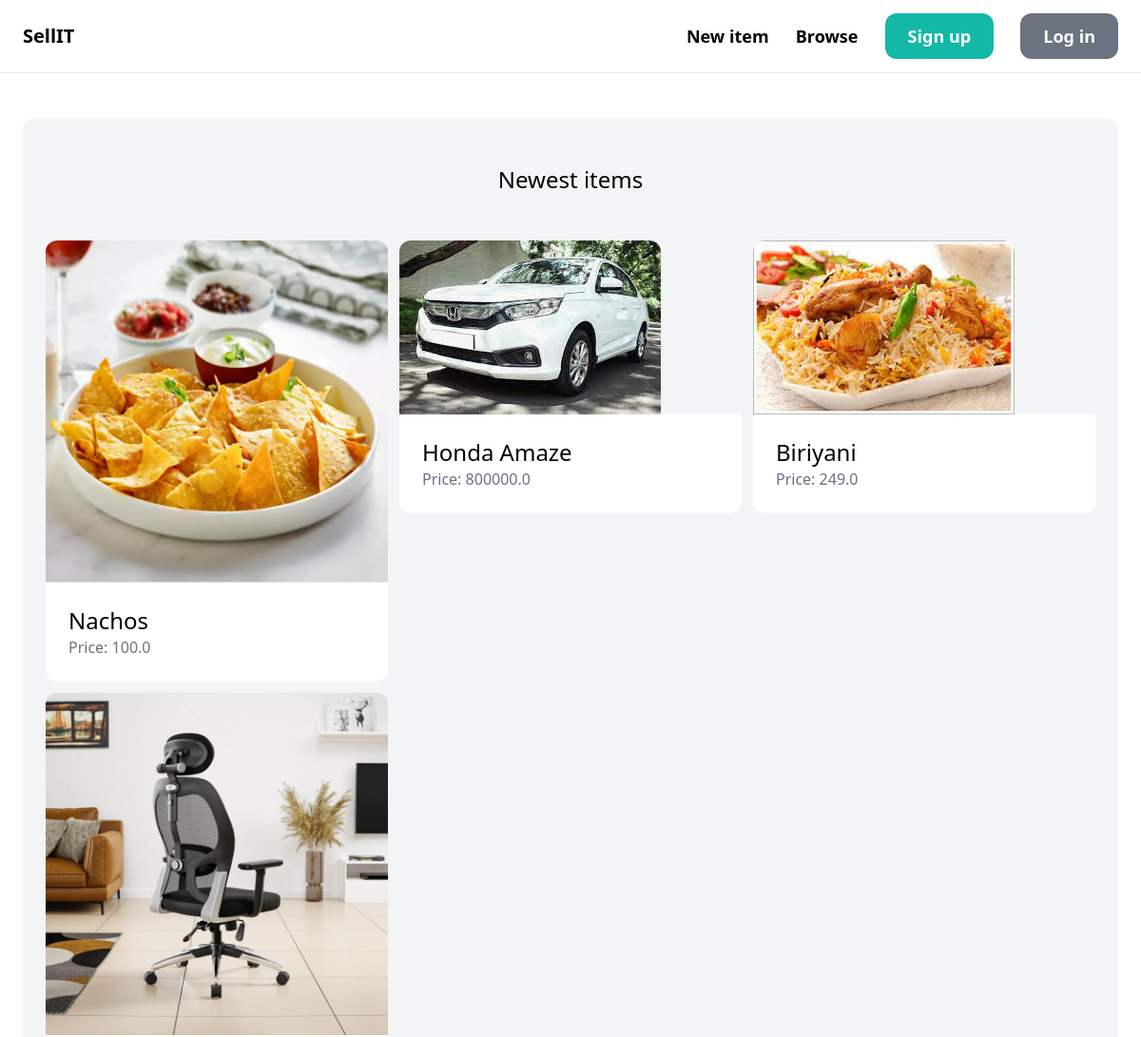
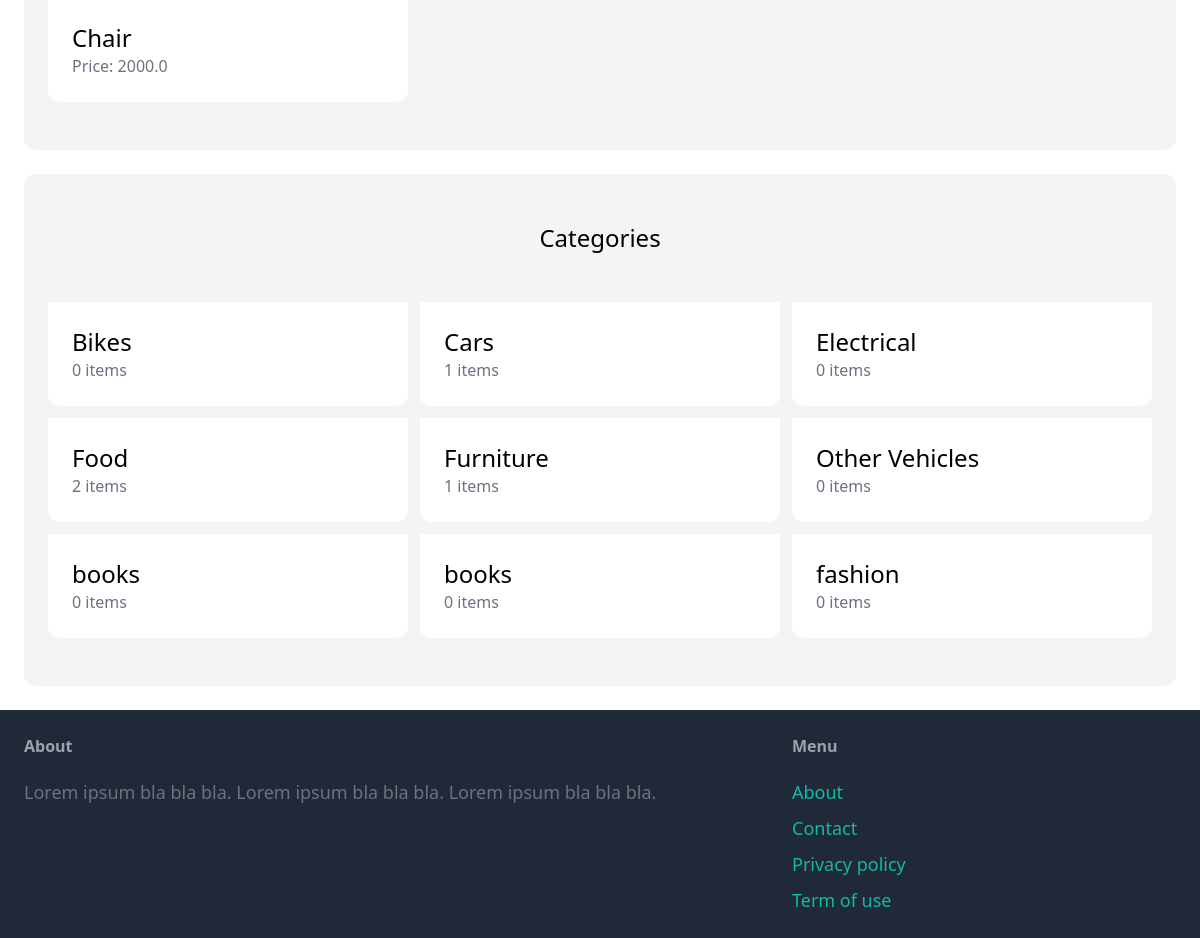
The page / on the database its author committed (2 pictures, top to bottom).
### item/models.py (models this page shows, shortened)
class Item(models.Model):
    category = models.ForeignKey(Category, related_name='items', on_delete=models.CASCADE)
    name = models.CharField(max_length=255)
    description = models.TextField(blank=True, null=True)
    price = models.FloatField()
    image = models.ImageField(upload_to='item_images', blank=True, null=True)
    is_sold = models.BooleanField(default=False)
    created_by = models.ForeignKey(User, related_name='items', on_delete=models.CASCADE)
    created_at = models.DateTimeField(auto_now_add=True)

class Category(models.Model):
    name = models.CharField(max_length=255)
    class Meta:
        ordering = ('name',)
        verbose_name_plural = 'Categories'

### core/views.py (the view)
# urls.py: path('', views.index, name='index'),
def index(request):
    items = Item.objects.filter(is_sold=False)[0:6]
    categories = Category.objects.all()
    return render(request, 'core/index.html', {
        'categories': categories,
        'items': items,
    })

### core/templates/core/index.html (shortened to what this page needs)
{% extends 'core/base.html' %}
{% block content %}
    <div class="mt-6 px-6 py-12 bg-gray-100 rounded-xl">
        <h2 class="mb-12 text-2xl text-center">Newest items</h2>
        <div class="grid grid-cols-3 gap-3">
            {% for item in items %}
                <div>
                    <a href="{% url 'item:detail' item.id %}">
                        <div>
                            <img src="{{ item.image.url }}" class="rounded-t-xl">
                        </div>
                        <div class="p-6 bg-white rounded-b-xl">
                            <h2 class="text-2xl">{{ item.name }}</h2>
                            <p class="text-gray-500">Price: {{ item.price }}</p>
                        </div>
                    </a>
                </div>
            {% endfor %}
        </div>
    </div>
    <div class="mt-6 px-6 py-12 bg-gray-100 rounded-xl">
        <h2 class="mb-12 text-2xl text-center">Categories</h2>
        <div class="grid grid-cols-3 gap-3">
            {% for category in categories %}
                <div>
                    <a href="#">
                        <div class="p-6 bg-white rounded-b-xl">
                            <h2 class="text-2xl">{{ category.name }}</h2>
                            <p class="text-gray-500">{{ category.items.count }} items</p>
                        </div>
                    </a>
                </div>
            {% endfor %}
        </div>
    </div>
{% endblock %}

### core/templates/core/base.html (shortened to what this page needs)
<!doctype html>
<html>
    <head>
        <script src="https://cdn.tailwindcss.com"></script>
    </head>
    <body>
        <nav class="py-6 px-6 flex justify-between items-center border-b border-gray-200">
            <a href="/" class="text-xl font-semibold">SellIT</a>
            <div class="space-x-6">
                <a href="{% url 'item:new' %}" class="text-lg font-semibold hover:text-gray-500">New item</a>
                <a href="{% url 'item:items' %}" class="text-lg font-semibold hover:text-gray-500">Browse</a>
                {% if request.user.is_authenticated %}
                    <a href="{% url 'conversation:inbox' %}" class="px-6 py-3 text-lg font-semibold bg-teal-500 text-white rounded-xl hover:bg-teal-700">Inbox</a>
                    <a href="{% url 'dashboard:index' %}" class="px-6 py-3 text-lg font-semibold bg-gray-500 text-white rounded-xl hover:bg-gray-700">Dashboard</a>
                    <a href="{% url 'core:logout' %}" class="px-6 py-3 text-lg font-semibold bg-gray-500 text-white rounded-xl hover:bg-gray-700">Log out</a>
                {% else %}
                    <a href="{% url 'core:signup' %}" class="px-6 py-3 text-lg font-semibold bg-teal-500 text-white rounded-xl hover:bg-teal-700">Sign up</a>
                    <a href="{% url 'core:login' %}" class="px-6 py-3 text-lg font-semibold bg-gray-500 text-white rounded-xl hover:bg-gray-700">Log in</a>
                {% endif %}
            </div>
        </nav>
        <div class="px-6 py-6">
            {% block content %}
            {% endblock %}
        </div>
        <footer class="py-6 px-6 flex justify-between bg-gray-800">
            <div class="w-2/3 pr-10">
                <h3 class="mb-5 font-semibold text-gray-400">About</h3>
                <p class="text-lg text-gray-500">Lorem ipsum bla bla bla. Lorem ipsum bla bla bla. Lorem ipsum bla bla bla.</p>
            </div>
            <div class="w-1/3">
                <h3 class="mb-5 font-semibold text-gray-400">Menu</h3>
                <ul class="space-y-2">
                    <li><a href="#" class="text-lg text-teal-500 hover:text-teal-700">About</a></li>
                    <li><a href="{% url 'core:contact' %}" class="text-lg text-teal-500 hover:text-teal-700">Contact</a></li>
                    <li><a href="#" class="text-lg text-teal-500 hover:text-teal-700">Privacy policy</a></li>
                    <li><a href="#" class="text-lg text-teal-500 hover:text-teal-700">Term of use</a></li>
                </ul>
            </div>
        </footer>
    </body>
</html>

### rows shown on the page
Item: image (picture), name "Nachos", price "100.0"
Item: image (picture), name "Honda Amaze", price "800000.0"
Item: image (picture), name "Biriyani", price "249.0"
Item: image (picture), name "Chair", price "2000.0"
Category: name "Bikes", items.count "0"
Category: name "Cars", items.count "1"
Category: name "Electrical", items.count "0"
Category: name "Food", items.count "2"
Category: name "Furniture", items.count "1"
Category: name "Other Vehicles", items.count "0"
Category: name "books", items.count "0"
Category: name "books", items.count "0"
Category: name "fashion", items.count "0"
